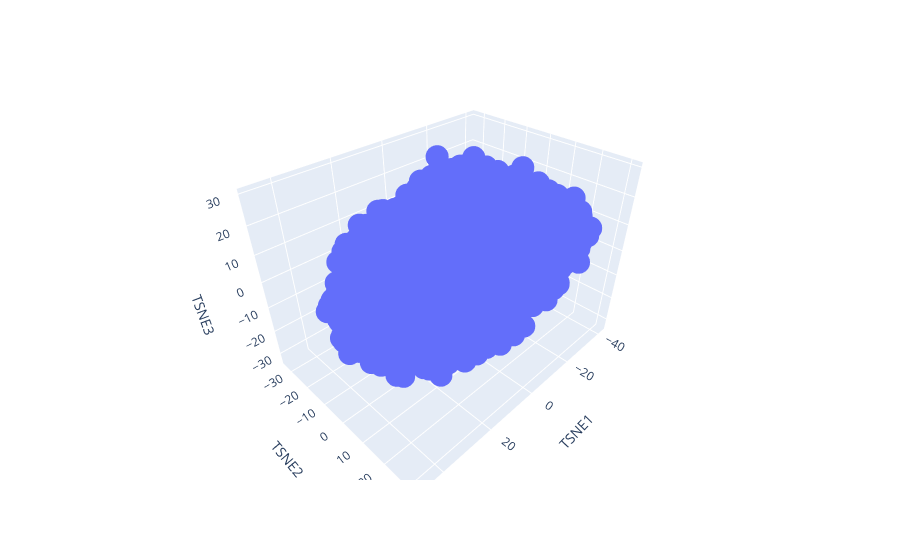

This figure's notebook cell:
### Code cell
import plotly.express as px

fig = px.scatter_3d(tsne_embeddings_df, x='TSNE1', y='TSNE2', z='TSNE3',
                    hover_data=['review', 'general_category', 'stars', 'sentiment'])

fig.show()

### Figure 1 — Plotly figure (JSON) as saved in the notebook; plotly's stock layout.template omitted (floating-point values rounded to 4 significant figures; data arrays with more than 128 entries replaced by an {"elided": "..."} marker saying what was removed)
{"data": [{"customdata": {"elided": "2000x4 mixed values"}, "hovertemplate": "TSNE1=%{x}<br>TSNE2=%{y}<br>TSNE3=%{z}<br>review=%{customdata[0]}<br>general_category=%{customdata[1]}<br>stars=%{customdata[2]}<br>sentiment=%{customdata[3]}<extra></extra>", "legendgroup": "", "marker": {"color": "#636efa", "symbol": "circle"}, "mode": "markers", "name": "", "scene": "scene", "showlegend": false, "x": {"elided": "2000 float values"}, "y": {"elided": "2000 float values"}, "z": {"elided": "2000 float values"}, "type": "scatter3d"}], "layout": {"scene": {"domain": {"x": [0.0, 1.0], "y": [0.0, 1.0]}, "xaxis": {"title": {"text": "TSNE1"}}, "yaxis": {"title": {"text": "TSNE2"}}, "zaxis": {"title": {"text": "TSNE3"}}}, "legend": {"tracegroupgap": 0}, "margin": {"t": 60}}}
